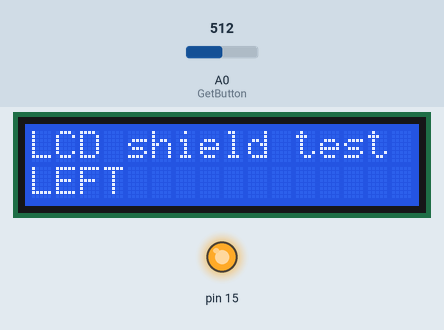
A sketch run on a simulated Arduino Uno, built with avr-gcc and run on an emulated ATmega328P. Parts: 16×2 character LCD, output pins drawn as LEDs (lit = HIGH). Inputs (shaded band) come from the test bench; at power-on: A0 (GetButton) = 512. What the sketch prints to the serial monitor is not drawn.

Above: at 1.2 s.
1.3 s: A0 (GetButton) set to 490
At 2.7 s:
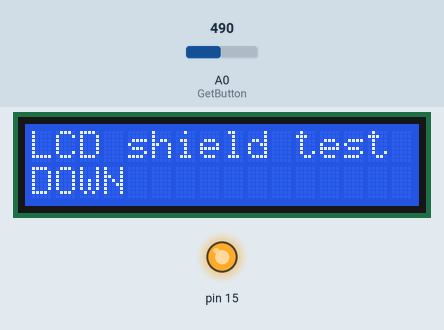
3.0 s: A0 (GetButton) set to 290
At 4.2 s:
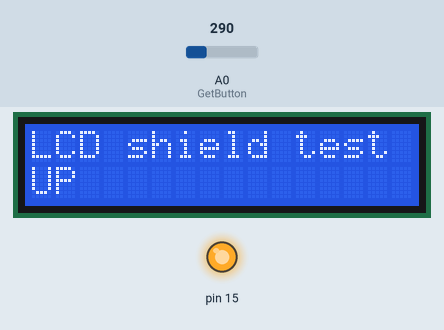
4.5 s: A0 (GetButton) set to 90
At 5.5 s:
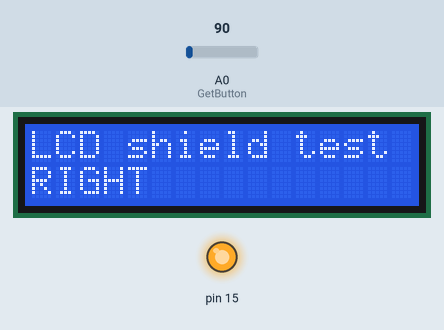
6.0 s: A0 (GetButton) set to 710
At 6.8 s:
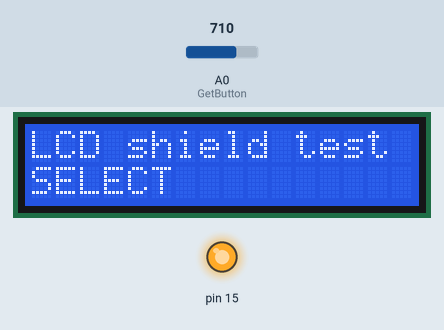
7.5 s: A0 (GetButton) set to 910
At 8.1 s:
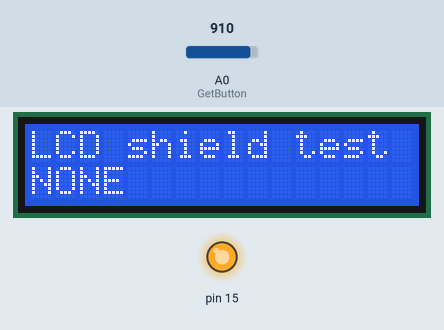
9.0 s: A0 (GetButton) set to 900
At 9.4 s:
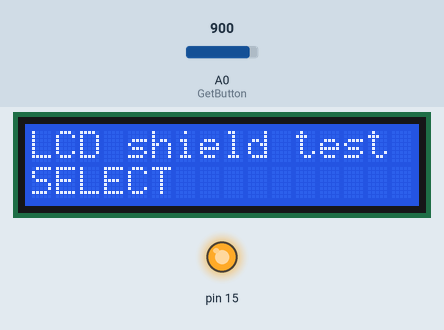
Timing chart, 0 to 11.5 s (numbered marks = the images above; inputs shaded):
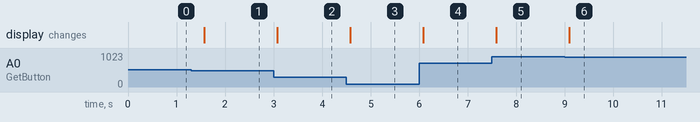

The sketch:

wemosD1_lcdShieldTest.ino
```cpp
// LCD Shield with buttons on WeMos D1 WiFi

#include <LiquidCrystal.h>

// WeMos D1 GPIO to Arduino Uno GPIO map
// Not sure about the doubles - this is as shown on the silkscreen...
const int D1_GPIOMAP[14] =
{
     3, 1,16, 5,
     4,14,12,13,
     0, 2,15,13,
    12,14
};

typedef enum
{
    BTN_NONE = 0,
    BTN_LEFT,
    BTN_DOWN,
    BTN_UP,
    BTN_RIGHT,
    BTN_SELECT
} teButtons;

const int LCD_D4 = D1_GPIOMAP[4];
const int LCD_D5 = D1_GPIOMAP[5];
const int LCD_D6 = D1_GPIOMAP[6];
const int LCD_D7 = D1_GPIOMAP[7];
const int LCD_RS = D1_GPIOMAP[8];
const int LCD_EN = D1_GPIOMAP[9];
const int LCD_BL = D1_GPIOMAP[10];
LiquidCrystal lcd(LCD_RS, LCD_EN, LCD_D4, LCD_D5, LCD_D6, LCD_D7);

void setup()
{
    Serial.begin(115200);
    Serial.println("LCD Shield test");

    pinMode(LED_BUILTIN, OUTPUT);
    pinMode(LCD_BL, OUTPUT);
    digitalWrite(LCD_BL, HIGH); // HIGH for on
    digitalWrite(LED_BUILTIN, LOW);

    lcd.begin(16, 2);
    lcd.setCursor(0,0);
    lcd.print("LCD shield test");
}

teButtons GetButton()
{
    int raw = analogRead(A0);
    Serial.print("Buttons raw: ");
    Serial.println(raw);

    if (raw > 900)  return BTN_NONE;  // Typ 1024
    if (raw > 700)  return BTN_SELECT;// ???
    if (raw > 500)  return BTN_LEFT;  // Typ 678
    if (raw > 300)  return BTN_DOWN;  // Typ 429
    if (raw > 100)  return BTN_UP;    // Typ 173
    return BTN_RIGHT; // Typ 6
}

void loop()
{
    lcd.setCursor(0,1);
    switch (GetButton())
    {
    case BTN_NONE:  lcd.print("NONE  ");  break;
    case BTN_LEFT:  lcd.print("LEFT  ");  break;
    case BTN_UP:    lcd.print("UP    ");  break;
    case BTN_DOWN:  lcd.print("DOWN  ");  break;
    case BTN_RIGHT: lcd.print("RIGHT ");  break;
    case BTN_SELECT:lcd.print("SELECT");  break;
    default:        lcd.print("??????");  break;
    }

    delay(500);
}
```

Measured:
- after the input at 1.3 s, the display: changes after 0.27 s (image 1)
- after the input at 3.0 s, the display: changes after 0.07 s (image 2)
- after the input at 4.5 s, the display: changes after 0.08 s (image 3)
- after the input at 6.0 s, the display: changes after 0.08 s (image 4)
- after the input at 7.5 s, the display: changes after 0.09 s (image 5)
- after the input at 9.0 s, the display: changes after 0.09 s (image 6)
